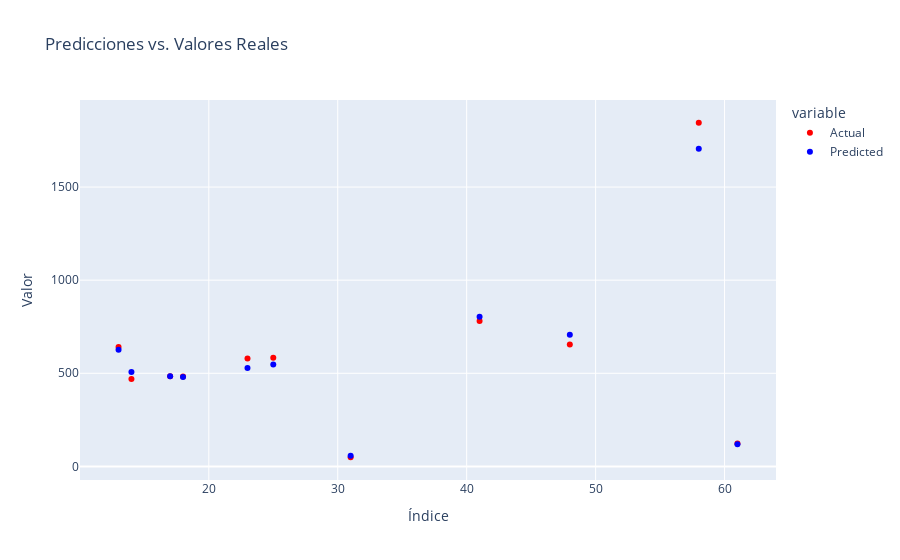

The code cell stored with this chart in its notebook:
### Code cell
# Creamos un DataFrame con las predicciones y valores reales
results_df = pd.DataFrame({'Actual': y_validation, 'Predicted': y_pred_validacion})

# Ordenamos el DataFrame por los valores reales para una mejor visualización
results_df = results_df.sort_values(by='Actual')

# Creamos gráfico de dispersión con Plotly Express
fig = px.scatter(results_df, x=results_df.index, y=['Actual', 'Predicted'],
                 labels={'value': 'Valor'},
                 title='Predicciones vs. Valores Reales',
                 color_discrete_sequence=['red', 'blue'])

# Configuramos el diseño del gráfico
fig.update_layout(
    xaxis_title='Índice',
    yaxis_title='Valor',
)

# Mostramos el gráfico
fig.show()

### Figure 1 — Plotly figure (JSON) as saved in the notebook; plotly's stock layout.template omitted (floating-point values rounded to 4 significant figures)
{"data": [{"hovertemplate": "variable=Actual<br>index=%{x}<br>Valor=%{y}<extra></extra>", "legendgroup": "Actual", "marker": {"color": "red", "symbol": "circle"}, "mode": "markers", "name": "Actual", "orientation": "v", "showlegend": true, "type": "scatter", "x": [31, 61, 14, 18, 17, 23, 25, 13, 48, 41, 58], "xaxis": "x", "y": [49.2, 123.0, 469.0, 482.8, 484.4, 579.2, 583.5, 640.7, 654.5, 780.7, 1845.0], "yaxis": "y"}, {"hovertemplate": "variable=Predicted<br>index=%{x}<br>Valor=%{y}<extra></extra>", "legendgroup": "Predicted", "marker": {"color": "blue", "symbol": "circle"}, "mode": "markers", "name": "Predicted", "orientation": "v", "showlegend": true, "type": "scatter", "x": [31, 61, 14, 18, 17, 23, 25, 13, 48, 41, 58], "xaxis": "x", "y": [57.15, 119.4, 507.2, 480.3, 483.6, 528.2, 547.5, 626.0, 707.2, 804.0, 1705.0], "yaxis": "y"}], "layout": {"legend": {"title": {"text": "variable"}, "tracegroupgap": 0}, "title": {"text": "Predicciones vs. Valores Reales"}, "xaxis": {"anchor": "y", "domain": [0, 1], "title": {"text": "Índice"}}, "yaxis": {"anchor": "x", "domain": [0, 1], "title": {"text": "Valor"}}}}
